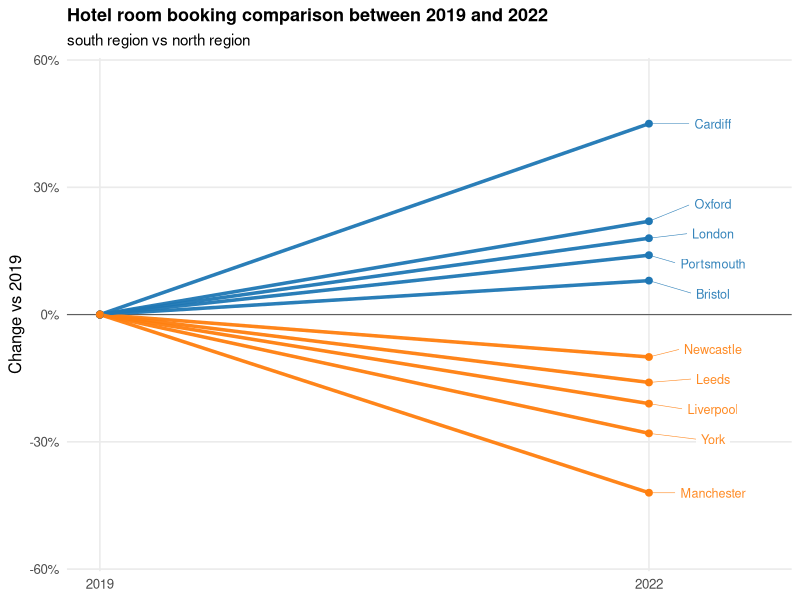
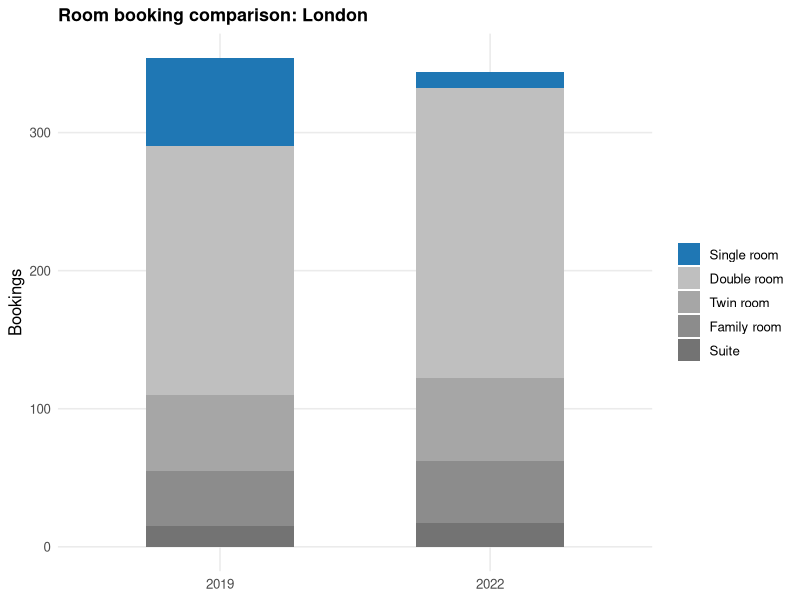

R code for these plots, in order:
## ---- chunk 1
#| include: false
library(dplyr)
library(tidyr)
library(ggplot2)
library(scales)
library(tibble)

has_ggrepel <- requireNamespace("ggrepel", quietly = TRUE)
## ---- chunk 2
#| include: false
df_city_change <- tribble(
  ~city,         ~region, ~pct_change_2022,
  "Cardiff",     "South",  0.45,
  "Oxford",      "South",  0.22,
  "London",      "South",  0.18,
  "Portsmouth",  "South",  0.14,
  "Bristol",     "South",  0.08,
  "Newcastle",   "North", -0.10,
  "Leeds",       "North", -0.16,
  "Liverpool",   "North", -0.21,
  "York",        "North", -0.28,
  "Manchester",  "North", -0.42
)

df_line <- df_city_change |>
  expand_grid(year = c(2019, 2022)) |>
  mutate(pct_change = ifelse(year == 2019, 0, pct_change_2022)) |>
  arrange(city, year)

pal_region <- c("South" = "#1f77b4", "North" = "#ff7f0e")
## ---- chunk 3
#| fig-width: 6
#| fig-height: 3.2
#| dpi: 160
#| out-width: "100%"
p1 <- ggplot(df_line, aes(x = year, y = pct_change, group = city, color = region)) +
  geom_hline(yintercept = 0, linewidth = 0.4, alpha = 0.6) +
  geom_line(linewidth = 1.2, alpha = 0.95) +
  geom_point(size = 2) +
  scale_color_manual(values = pal_region) +
  scale_x_continuous(breaks = c(2019, 2022), limits = c(2019, 2022.6)) +
  scale_y_continuous(labels = percent_format(accuracy = 1), limits = c(-0.55, 0.55)) +
  labs(
    title = "Hotel room booking comparison between 2019 and 2022",
    subtitle = "south region vs north region",
    x = NULL, y = "Change vs 2019"
  ) +
  theme_minimal(base_size = 12) +
  theme(
    legend.position = "none",
    plot.title = element_text(face = "bold", size = 13),
    plot.subtitle = element_text(size = 11),
    panel.grid.minor = element_blank()
  )

df_end <- df_line |> filter(year == 2022)

if (has_ggrepel) {
  p1 <- p1 +
    ggrepel::geom_label_repel(
      data = df_end,
      aes(label = city),
      size = 3.2,
      label.size = 0,
      fill = "white",
      alpha = 0.9,
      box.padding = 0.25,
      point.padding = 0.20,
      nudge_x = 0.35,
      direction = "y",
      segment.size = 0.2,
      min.segment.length = 0,
      seed = 7
    )
} else {
  p1 <- p1 +
    geom_label(
      data = df_end,
      aes(label = city),
      size = 3.0,
      label.size = 0,
      fill = "white",
      alpha = 0.9,
      hjust = 0,
      nudge_x = 0.05,
      show.legend = FALSE
    )
}

p1
## ---- chunk 4
#| include: false
single_2019 <- 64
single_2022 <- round(single_2019 * (1 - 0.81))

df_london <- tribble(
  ~year, ~room_type,     ~bookings,
  2019,  "Single room",  single_2019,
  2019,  "Double room",  180,
  2019,  "Twin room",    55,
  2019,  "Family room",  40,
  2019,  "Suite",        15,
  2022,  "Single room",  single_2022,
  2022,  "Double room",  210,
  2022,  "Twin room",    60,
  2022,  "Family room",  45,
  2022,  "Suite",        17
)

fill_map <- c(
  "Single room" = "#1f77b4",
  "Double room" = "grey75",
  "Twin room"   = "grey65",
  "Family room" = "grey55",
  "Suite"       = "grey45"
)

df_london <- df_london |>
  mutate(room_type = factor(room_type, levels = c("Single room","Double room","Twin room","Family room","Suite")))
## ---- chunk 5
#| fig-width: 6
#| fig-height: 3.2
#| dpi: 160
#| out-width: "100%"
p2 <- ggplot(df_london, aes(x = factor(year), y = bookings, fill = room_type)) +
  geom_col(width = 0.55) +
  scale_fill_manual(values = fill_map) +
  labs(
    title = "Room booking comparison: London",
    x = NULL, y = "Bookings", fill = NULL
  ) +
  theme_minimal(base_size = 12) +
  theme(
    legend.position = "right",
    plot.title = element_text(face = "bold", size = 13),
    panel.grid.minor = element_blank()
  )

p2
